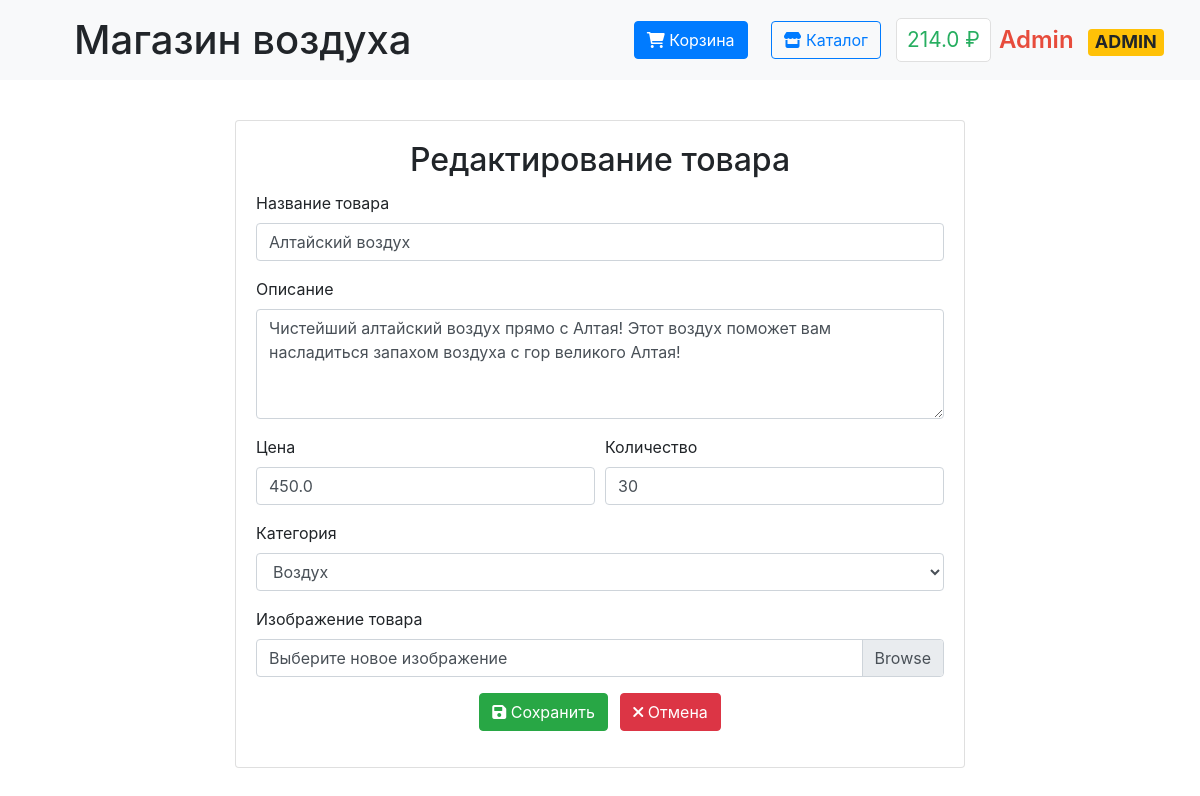
The app's page /admin/product/1/edit (signed in), older data.
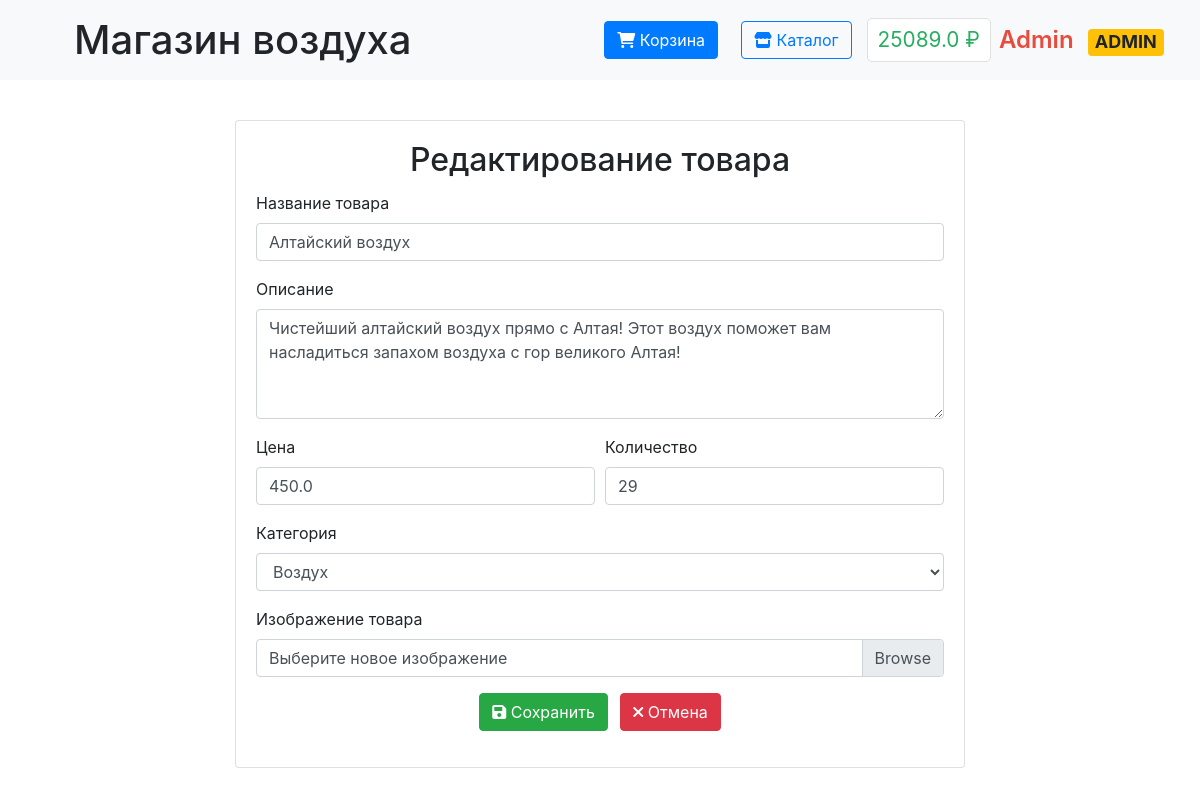
The same page, newer data.
### data/users.py (models this page shows, shortened)
class User(SqlAlchemyBase, UserMixin):
    __tablename__ = 'users'
    id = Column(Integer, primary_key=True, autoincrement=True)
    surname = Column(String, nullable=False)
    name = Column(String, nullable=False)
    email = Column(String, unique=True, nullable=False)
    hashed_password = Column(String, nullable=False)
    balance = Column(Float, default=0)
    is_admin = Column(Boolean, default=False)

### data/products.py (models this page shows, shortened)
class Product(SqlAlchemyBase):
    __tablename__ = 'products'
    id = sa.Column(sa.Integer, primary_key=True, autoincrement=True)
    title = sa.Column(sa.String, nullable=False)
    description = sa.Column(sa.Text)
    price = sa.Column(sa.Float, nullable=False)
    quantity = sa.Column(sa.Integer, default=0)
    image_url = sa.Column(sa.String)
    category = sa.Column(sa.String)
    created_at = sa.Column(sa.DateTime, default=sa.func.now())
    is_available = sa.Column(sa.Boolean, default=True)

### main.py (the view, shortened to what this page needs)
@app.route('/admin/product/<int:id>/edit', methods=['GET', 'POST'])
@login_required
def edit_product(id):
    if not current_user.is_admin:
        abort(403)
    db_sess = db_session.create_session()
    product = db_sess.get(Product, id)
    if not product:
        db_sess.close()
        abort(404)
    form = ProductForm(obj=product)
    form.category.choices = [('air', 'Воздух'), ('other', 'Другое')]
    return render_template('edit_product.html', form=form, product=product)

### forms/products.py
class ProductForm(FlaskForm):
    title = StringField('Название товара', validators=[DataRequired()])
    description = TextAreaField('Описание')
    price = FloatField('Цена', validators=[DataRequired(), NumberRange(min=0.01)])
    quantity = IntegerField('Количество', validators=[NumberRange(min=0)])
    image = FileField('Изображение товара', validators=[
        FileAllowed(['jpg', 'jpeg', 'png', 'gif'], 'Только изображения!')
    ])
    category = SelectField('Категория', choices=[
        ('air', 'Воздух'),
        ('other', 'Другое')
    ], validators=[DataRequired()])
    submit = SubmitField('Сохранить')

### data/db_session.py (called while the page is built)
def create_session() -> Session:
    global __factory
    return __factory()

### main.py (called while the page is built)
@login_manager.user_loader
def load_user(user_id):
    db_sess = db_session.create_session()
    return db_sess.get(User, user_id)

### templates/edit_product.html (shortened to what this page needs)
{% extends "base.html" %}
{% block content %}
<div class="container">
    <div class="row justify-content-center">
        <div class="col-md-8">
            <div class="card mt-4">
                <div class="card-body">
                    <h2 class="card-title text-center">Редактирование товара</h2>
                    <form method="POST" enctype="multipart/form-data">
                        <div class="form-group">
                            {{ form.title.label }}
                            {{ form.title(class="form-control") }}
                        </div>
                        <div class="form-group">
                            {{ form.description.label }}
                            {{ form.description(class="form-control", rows=4) }}
                        </div>
                        <div class="form-row">
                            <div class="form-group col-md-6">
                                {{ form.price.label }}
                                {{ form.price(class="form-control") }}
                            </div>
                            <div class="form-group col-md-6">
                                {{ form.quantity.label }}
                                {{ form.quantity(class="form-control") }}
                            </div>
                        </div>
                        <div class="form-group">
                            {{ form.category.label }}
                            {{ form.category(class="form-control") }}
                        </div>
                        <div class="form-group">
                            <label>Изображение товара</label>
                            <div class="custom-file">
                                <label class="custom-file-label" for="image">
                                    {% if product.image_url %}
                                        Текущее: {{ product.image_url.split('/')[-1] }}
                                    {% else %}
                                        Выберите новое изображение
                                    {% endif %}
                                </label>
                            </div>
                        </div>
                        <div class="form-group text-center">
                            <button type="submit" class="btn btn-success mr-2">
                                <i class="fas fa-save"></i> Сохранить
                            </button>
                            <a href="{{ url_for('admin_panel') }}" class="btn btn-danger">
                                <i class="fas fa-times"></i> Отмена
                            </a>
                        </div>
                    </form>
                </div>
            </div>
        </div>
    </div>
</div>
{% endblock %}

### templates/base.html (shortened to what this page needs)
<!doctype html>
<html lang="en">
<head>
    <link rel="stylesheet" href="https://stackpath.bootstrapcdn.com/bootstrap/4.4.1/css/bootstrap.min.css">
    <link rel="stylesheet" href="https://cdnjs.cloudflare.com/ajax/libs/font-awesome/6.0.0/css/all.min.css">
    <link rel="stylesheet" href="{{ url_for('static', filename='css/style.css') }}">
</head>
<body>
<nav class="navbar navbar-light bg-light">
    <div class="navbar-container">
        <h1 class="m-2" style="padding-left: 30px;">Магазин воздуха</h1>
        <div class="nav-section">
            {% if current_user.is_authenticated %}
                <a href="{{ url_for('cart') }}" class="btn btn-primary mr-2">
                    <i class="fas fa-shopping-cart"></i> Корзина
                </a>
                <a href="{{ url_for('index') }}" class="btn btn-outline-primary">
                    <i class="fas fa-store"></i> Каталог
                </a>
                <div class="d-flex align-items-center">
                    <span class="balance mr-2" onclick="window.location.href='{{ url_for('payment') }}'">
                        {{ current_user.balance }} ₽
                    </span>
                    <span class="username {% if current_user.is_admin %}admin-badge{% endif %}"
                          onclick="window.location.href='{{ url_for('profile') }}'">
                        {{ current_user.name }}
                        {% if current_user.is_admin %}<span class="badge badge-warning ml-2">ADMIN</span>{% endif %}
                    </span>
                </div>
            {% endif %}
        </div>
    </div>
</nav>
<main>
    {% block content %}{% endblock %}
</main>
</body>
</html>

Row changes from the older to the newer data that the page shows:
changed User "Admin": balance "214.0" → "25089.0"
changed Product "Алтайский воздух": quantity "30" → "29"
